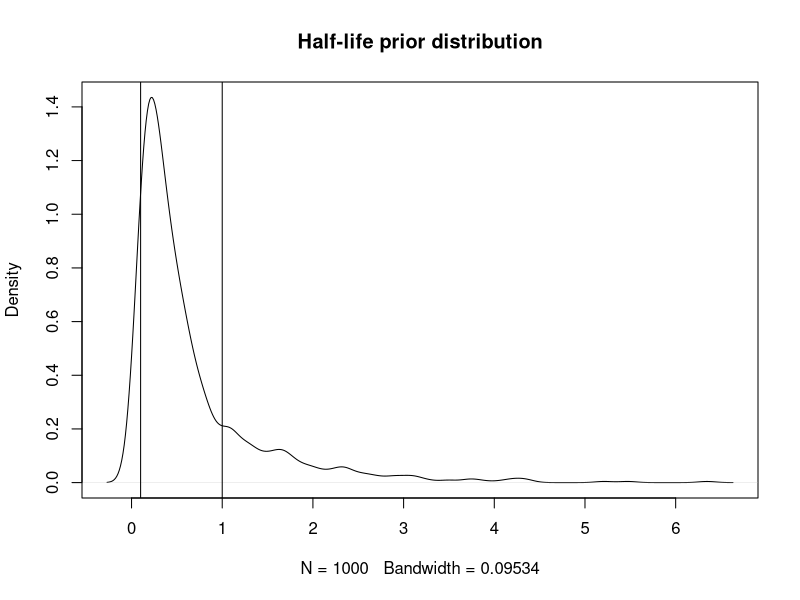
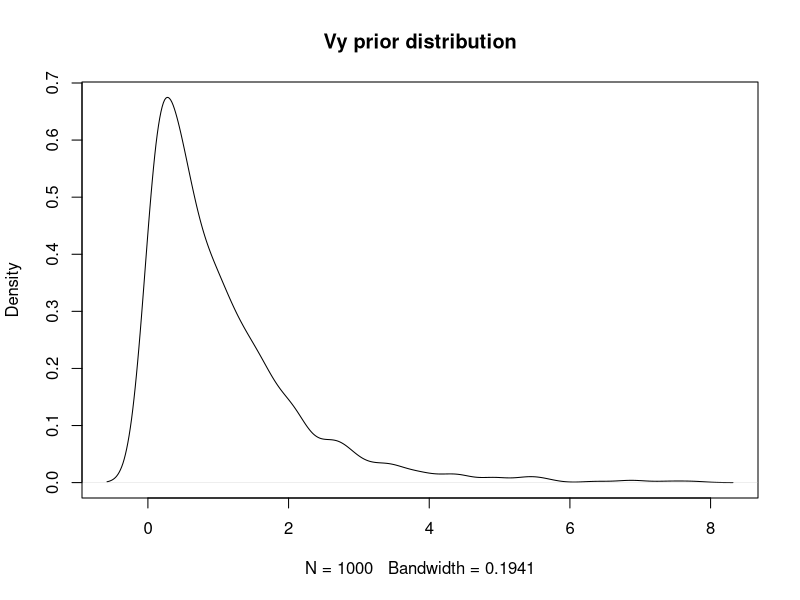

Source code (R) for these figures, in order: (Note: this script raises an error after producing the figures.)
## ---- chunk 1
hl.sims<-rlnorm(n=1000,meanlog=log(0.4),sdlog=1)
plot(density(hl.sims),main="Half-life prior distribution")
abline(v=c(0.1,1))
quantile(hl.sims,probs=c(0.1,0.25,0.5,0.75,0.9))


## ---- chunk 2
vy.sims<-rexp(n=1000,rate=1)
plot(density(vy.sims),main="Vy prior distribution")
quantile(vy.sims,probs=c(0.1,0.5,0.75,0.9))


## ---- chunk 3
library(ggsci)
#Direct Model
#intercept_test<-rnorm(100,stan_sim_data$ols_intercept,0.2)
#slope_test<-rnorm(100,stan_sim_data$ols_slope,0.1)

#Adaptive Model
intercept_test<-rnorm(100,4,0.2)
#slope_test<-rnorm(100,0,0.2)
slope_test<-rlnorm(n=100,meanlog=log(0.4),sdlog=1)

#df<-data.frame(Y=stan_sim_data$Y,X=stan_sim_data$direct_cov)
df<-data.frame(Y=Y,X=X)

names(df)<-c("Y","X")

#slope.prior.plot<-ggplot(data=reg.trdata$dat,aes(y=Sim1,x=X))+
slope.prior.plot<-ggplot(data=df,aes(y=Y,x=X))+  
  geom_point()+
  geom_abline(intercept=intercept_test,slope=slope_test,alpha=0.25)+
  theme_bw()+
  ggtitle("Priors for Intercept and Slope")+
  ylab("Trait 1") + xlab("Trait 2")+
  scale_color_npg()

slope.prior.plot
## ---- chunk 4
library(ggsci)
#Direct Model
#intercept_test<-rnorm(100,stan_sim_data$ols_intercept,0.2)
#slope_test<-rnorm(100,stan_sim_data$ols_slope,0.1)

#Adaptive Model
intercept_test<-rnorm(100,4,0.2)
slope_test<-rnorm(100,0,0.2)

df<-data.frame(Y=Y,X=Xs)

#slope.prior.plot<-ggplot(data=reg.trdata$dat,aes(y=Sim1,x=X))+
slope.prior.plot<-ggplot(data=df,aes(y=Y,x=X.1))+  
  geom_point()+
  geom_abline(intercept=intercept_test,slope=slope_test,alpha=0.25)+
  theme_bw()+
  ggtitle("Priors for Intercept and Slope")+
  ylab("Trait 1") + xlab("Trait 2")+
  scale_color_npg()

slope.prior.plot
#slope.prior.plot<-ggplot(data=reg.trdata$dat,aes(y=Sim1,x=X))+
slope.prior.plot<-ggplot(data=df,aes(y=Y,x=X.2))+  
  geom_point()+
  geom_abline(intercept=intercept_test,slope=slope_test,alpha=0.25)+
  theme_bw()+
  ggtitle("Priors for Intercept and Slope")+
  ylab("Trait 1") + xlab("Trait 3")+
  scale_color_npg()

slope.prior.plot

## ---- chunk 5
library(ggsci)
#Direct Model
#intercept_test<-rnorm(100,stan_sim_data$ols_intercept,0.2)
#slope_test<-rnorm(100,stan_sim_data$ols_slope,0.1)

#Adaptive Model
intercept_test<-rnorm(100,stan_sim_data$ols_intercept,0.1)
slope_test<-rnorm(100,stan_sim_data$ols_slope,0.1)


#df<-data.frame(Y=stan_sim_data$Y,X=stan_sim_data$direct_cov)
df<-data.frame(Y=stan_sim_data$Y,X=stan_sim_data$random_cov)

names(df)<-c("Y","X")

#slope.prior.plot<-ggplot(data=reg.trdata$dat,aes(y=Sim1,x=X))+
slope.prior.plot<-ggplot(data=df,aes(y=Y,x=X))+  
  geom_point()+
  geom_abline(intercept=intercept_test,slope=slope_test,alpha=0.25)+
  theme_bw()+
  ggtitle("Priors for Intercept and Slope")+
  ylab("Trait 1") + xlab("Trait 2")+
  scale_color_npg()

slope.prior.plot
## ---- chunk 6
#beta_raw<-rnorm(100,0,1)
beta_bar<-rnorm(100,stan_sim_data$ols_intercept,0.05)
sd_beta<-rexp(100,7)
beta<-rnorm(100,beta_bar,sd_beta)
slope_test<-rnorm(100,stan_sim_data$ols_slope,0.05)

df<-data.frame(Y=stan_sim_data$Y,X=stan_sim_data$direct_cov)
names(df)<-c("Y","X")

#slope.prior.plot<-ggplot(data=reg.trdata$dat,aes(y=Sim1,x=X))+
slope.prior.plot<-ggplot(data=df,aes(y=Y,x=X))+  
  geom_point()+
  geom_abline(intercept=beta,slope=slope_test,alpha=0.25)+
  theme_bw()+
  ggtitle("Priors for Intercept and Slope")+
  ylab("Trait 1") + xlab("Trait 2")+
  scale_color_npg()

slope.prior.plot
## ---- chunk 7
intercept_test<-rt(100,4)
#slope_test<-rnorm(100,ols.slope,0.5)
slope_test<-rnorm(100,stan_sim_data$ols_slope,0.3)

slope.prior.plot<-ggplot(data=reg.trdata$dat,aes(y=Sim.MC1,x=bodycentered))+
  geom_point()+
  geom_abline(intercept=intercept_test,slope=slope_test,alpha=0.25)+
  theme_bw()+
  ggtitle("Priors for Intercept and Slope")+
  ylab("log Neocortex Area (mm2)") + xlab("log Brain Mass (g)")+
  scale_color_npg()

slope.prior.plot
library(ggsci)
## ---- chunk 8
#beta_raw<-rnorm(100,0,1)
beta_raw<-rt(100,1)
#beta_bar<-rnorm(100,stan_sim_data$ols_intercept,0.5)
sd_beta<-rexp(100,1)

beta<-rnorm(100,beta_bar,sd_beta)

slope_test<-rnorm(100,stan_sim_data$ols_slope,0.25)

regression.prior.plot<-ggplot(data=ruminant.trdata$dat,aes(y=Sim.MC1,x=bodycentered))+
  geom_point()+
  geom_abline(intercept=beta,slope=slope_test,alpha=0.25)+
  theme_bw()+
  ggtitle("Priors for Intercept and Slope")+
  ylab("Simulated log Neocortex Area (mm2)") + xlab("log Body Mass (g)")+
  scale_color_npg()

regression.prior.plot
## ---- chunk 9
#beta_raw<-rnorm(100,0,1)
beta_raw<-rt(100,2)
sd_beta<-rexp(100,1)
beta_bar<-rnorm(100,stan_sim_data$ols_intercept,0.5)
beta<- beta_bar + sd_beta * beta_raw

slope_test<-rnorm(100,stan_sim_data$ols_slope,0.25)

regression.prior.plot<-ggplot(data=ruminant.trdata$dat,aes(y=Sim1,x=bodycentered))+
  geom_point()+
  geom_abline(intercept=beta,slope=slope_test,alpha=0.25)+
  theme_bw()+
  ggtitle("Priors for Intercept and Slope")+
  ylab("Simulated log Neocortex Area (mm2)") + xlab("log Body Mass (g)")+
  scale_color_npg()

regression.prior.plot
## ---- chunk 10
#beta_raw<-rnorm(100,0,1)
beta_raw<-rt(100,2)
sd_beta<-rexp(100,1)
beta_bar<-rt(100,2)
beta<- beta_bar + sd_beta * beta_raw

slope_test<-rnorm(100,stan_sim_data$ols_slope,0.25)

regression.prior.plot<-ggplot(data=ruminant.trdata$dat,aes(y=Sim.MC1,x=bodycentered))+
  geom_point()+
  geom_abline(intercept=beta,slope=slope_test,alpha=0.25)+
  theme_bw()+
  ggtitle("Priors for Intercept and Slope")+
  ylab("Simulated log Neocortex Area (mm2)") + xlab("log Body Mass (g)")+
  scale_color_npg()

regression.prior.plot
